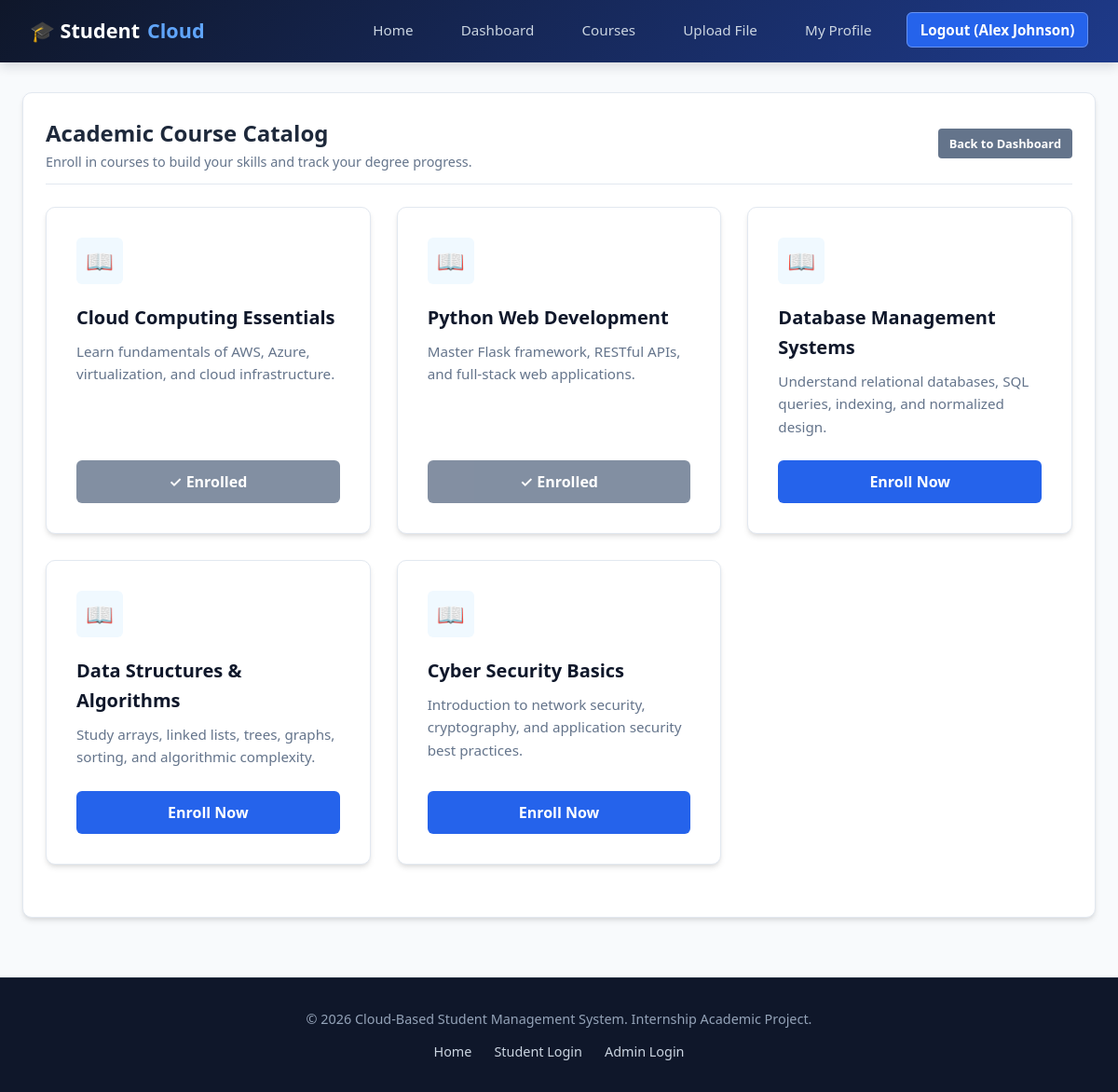
/courses (signed in), run on the app's committed database.
### tables this page shows
CREATE TABLE courses (
    id INTEGER PRIMARY KEY AUTOINCREMENT,
    course_name TEXT NOT NULL,
    course_description TEXT NOT NULL
);

### routes/student.py (the view)
    def wrapper(*args, **kwargs):
        if session.get('role') != 'student':
            flash('Access restricted. Please log in as a student.', 'warning')
            return redirect(url_for('auth.login'))
        return func(*args, **kwargs)

### database/models.py (called while the page is built)
def get_db_connection():
    conn = sqlite3.connect(DB_PATH)
    conn.row_factory = sqlite3.Row
    return conn

def get_all_courses():
    conn = get_db_connection()
    courses = conn.execute("SELECT * FROM courses ORDER BY id ASC").fetchall()
    conn.close()
    return courses

def get_enrolled_courses(student_id):
    conn = get_db_connection()
    query = """
        SELECT c.* FROM courses c
        JOIN student_courses sc ON c.id = sc.course_id
        WHERE sc.student_id = ?
    """
    courses = conn.execute(query, (student_id,)).fetchall()
    conn.close()
    return courses

### routes/student.py (called while the page is built)
def student_required(func):
    def wrapper(*args, **kwargs):
        if session.get('role') != 'student':
            flash('Access restricted. Please log in as a student.', 'warning')
            return redirect(url_for('auth.login'))
        return func(*args, **kwargs)
    wrapper.__name__ = func.__name__
    return wrapper

@student_bp.route('/courses')
@student_required
def courses():
    student_id = session.get('user_id')
    all_courses = get_all_courses()
    enrolled_courses = get_enrolled_courses(student_id)
    enrolled_ids = {c['id'] for c in enrolled_courses}
    return render_template(
        'courses.html',
        courses=all_courses,
        enrolled_ids=enrolled_ids
    )

### templates/courses.html (shortened to what this page needs)
{% extends "base.html" %}
{% block content %}
<div class="panel-card" style="margin-bottom: 2rem;">
    <div class="panel-header">
        <div>
            <h2>Academic Course Catalog</h2>
            <p style="color: var(--text-muted); font-size: 0.9rem;">Enroll in courses to build your skills and track your degree progress.</p>
        </div>
        <a href="{{ url_for('student.dashboard') }}" class="btn btn-secondary btn-sm">Back to Dashboard</a>
    </div>
    <div class="features-grid" style="margin-top: 1.5rem;">
        {% for course in courses %}
            <div class="feature-card" style="display: flex; flex-direction: column; justify-content: space-between;">
                <div>
                    <div class="feature-icon">📖</div>
                    <h3>{{ course['course_name'] }}</h3>
                    <p style="margin-bottom: 1.5rem;">{{ course['course_description'] }}</p>
                </div>
                <div>
                    {% if course['id'] in enrolled_ids %}
                        <button class="btn btn-secondary btn-block" disabled style="opacity: 0.8; cursor: default;">
                            ✓ Enrolled
                        </button>
                    {% else %}
                        <form action="{{ url_for('student.enroll', course_id=course['id']) }}" method="POST">
                            <button type="submit" class="btn btn-primary btn-block">
                                Enroll Now
                            </button>
                        </form>
                    {% endif %}
                </div>
            </div>
        {% endfor %}
    </div>
</div>
{% endblock %}

### templates/base.html (shortened to what this page needs)
<!DOCTYPE html>
<html lang="en">
<head>
    <link rel="stylesheet" href="{{ url_for('static', filename='css/style.css') }}">
    <link rel="stylesheet" href="{{ url_for('static', filename='css/dashboard.css') }}">
    <link rel="stylesheet" href="{{ url_for('static', filename='css/admin.css') }}">
</head>
<body>
    <nav class="navbar">
        <a href="{{ url_for('index') }}" class="navbar-brand">
            🎓 Student<span>Cloud</span>
        </a>
        <ul class="nav-menu">
            <li><a href="{{ url_for('index') }}" class="nav-link">Home</a></li>
            {% if session.get('role') == 'student' %}
                <li><a href="{{ url_for('student.dashboard') }}" class="nav-link">Dashboard</a></li>
                <li><a href="{{ url_for('student.courses') }}" class="nav-link">Courses</a></li>
                <li><a href="{{ url_for('student.upload') }}" class="nav-link">Upload File</a></li>
                <li><a href="{{ url_for('student.profile') }}" class="nav-link">My Profile</a></li>
                <li><a href="{{ url_for('auth.logout') }}" class="nav-link nav-btn nav-btn-outline">Logout ({{ session.get('user_name') }})</a></li>
            {% else %}
                <li><a href="{{ url_for('auth.login') }}" class="nav-link">Student Login</a></li>
                <li><a href="{{ url_for('auth.register') }}" class="nav-link nav-btn">Student Register</a></li>
                <li><a href="{{ url_for('auth.admin_login') }}" class="nav-link">Admin Login</a></li>
            {% endif %}
        </ul>
    </nav>
    <main class="main-container">
        {% block content %}{% endblock %}
    </main>
    <footer class="footer">
        <div class="footer-container">
            <p>&copy; 2026 Cloud-Based Student Management System. Internship Academic Project.</p>
            <div class="footer-links">
                <a href="{{ url_for('index') }}">Home</a>
                <a href="{{ url_for('auth.login') }}">Student Login</a>
                <a href="{{ url_for('auth.admin_login') }}">Admin Login</a>
            </div>
        </div>
    </footer>
</body>
</html>

### static/css/style.css (style rules this page uses)
:root { --primary-dark: #0f172a; --primary-blue: #1e3a8a; --accent-blue: #2563eb; --light-blue: #3b82f6; --bg-blue-light: #f0f9ff; --bg-gray: #f8fafc; --text-dark: #1e293b; --text-muted: #64748b; --text-light: #ffffff; --border-color: #e2e8f0; --card-shadow: 0 4px 6px -1px rgba(0, 0, 0, 0.1), 0 2px 4px -1px rgba(0, 0, 0, 0.06); --hover-shadow: 0 10px 15px -3px rgba(37, 99, 235, 0.15), 0 4px 6px -2px rgba(37, 99, 235, 0.05); --radius-sm: 6px; --radius-md: 10px; --radius-lg: 16px; --transition: all 0.25s ease-in-out; }
* { box-sizing: border-box; margin: 0; padding: 0; font-family: 'Segoe UI', system-ui, -apple-system, BlinkMacSystemFont, Roboto, sans-serif; }
body { background-color: var(--bg-gray); color: var(--text-dark); display: flex; flex-direction: column; min-height: 100vh; line-height: 1.6; }
.navbar { background: linear-gradient(135deg, var(--primary-dark) 0%, var(--primary-blue) 100%); color: var(--text-light); padding: 1rem 2rem; display: flex; justify-content: space-between; align-items: center; box-shadow: 0 4px 12px rgba(15, 23, 42, 0.15); position: sticky; top: 0; z-index: 1000; }
.navbar-brand { font-size: 1.35rem; font-weight: 700; color: var(--text-light); text-decoration: none; display: flex; align-items: center; gap: 0.5rem; }
.navbar-brand span { color: #60a5fa; }
.nav-menu { display: flex; align-items: center; list-style: none; gap: 1.5rem; }
.nav-link { color: #cbd5e1; text-decoration: none; font-weight: 500; font-size: 0.95rem; padding: 0.5rem 0.85rem; border-radius: var(--radius-sm); transition: var(--transition); }
.nav-btn { background-color: var(--accent-blue); color: var(--text-light) !important; font-weight: 600; }
.nav-btn-outline { border: 1px solid rgba(255, 255, 255, 0.3); color: var(--text-light) !important; }
.main-container { flex: 1; max-width: 1200px; width: 100%; margin: 2rem auto; padding: 0 1.5rem; }
.features-grid { display: grid; grid-template-columns: repeat(auto-fit, minmax(280px, 1fr)); gap: 1.75rem; margin: 2rem 0; }
.feature-card { background-color: #ffffff; border-radius: var(--radius-md); padding: 2rem; border: 1px solid var(--border-color); box-shadow: var(--card-shadow); transition: var(--transition); }
.feature-icon { width: 50px; height: 50px; background-color: var(--bg-blue-light); color: var(--accent-blue); border-radius: var(--radius-sm); display: flex; align-items: center; justify-content: center; font-size: 1.5rem; font-weight: bold; margin-bottom: 1.25rem; }
.feature-card h3 { color: var(--primary-dark); font-size: 1.25rem; margin-bottom: 0.5rem; }
.feature-card p { color: var(--text-muted); font-size: 0.95rem; }
.btn { display: inline-block; padding: 0.75rem 1.5rem; font-size: 1rem; font-weight: 600; border-radius: var(--radius-sm); text-decoration: none; cursor: pointer; border: none; transition: var(--transition); text-align: center; }
.btn-primary { background-color: var(--accent-blue); color: var(--text-light); }
.btn-secondary { background-color: #64748b; color: var(--text-light); }
.btn-block { width: 100%; }
.footer { background-color: var(--primary-dark); color: #94a3b8; padding: 2rem 0; text-align: center; font-size: 0.9rem; margin-top: auto; border-top: 1px solid #1e293b; }
.footer-container { max-width: 1200px; margin: 0 auto; padding: 0 1.5rem; }
.footer p { margin-bottom: 0.5rem; }
.footer-links { display: flex; justify-content: center; gap: 1.5rem; margin-top: 0.75rem; }
.footer-links a { color: #cbd5e1; text-decoration: none; }

### static/css/dashboard.css (style rules this page uses)
.panel-card { background: #ffffff; padding: 1.5rem; border-radius: var(--radius-md); border: 1px solid var(--border-color); box-shadow: var(--card-shadow); }
.panel-header { display: flex; justify-content: space-between; align-items: center; margin-bottom: 1.25rem; padding-bottom: 0.75rem; border-bottom: 1px solid var(--border-color); }

### static/css/admin.css (style rules this page uses)
.btn-sm { padding: 0.35rem 0.75rem; font-size: 0.8rem; border-radius: 4px; }

### data on the page
courses: course_name "Cloud Computing Essentials", course_description "Learn fundamentals of AWS, Azure, virtualization, and cloud infrastructure.", shows "✓ Enrolled"
courses: course_name "Python Web Development", course_description "Master Flask framework, RESTful APIs, and full-stack web applications.", shows "✓ Enrolled"
courses: course_name "Database Management Systems", course_description "Understand relational databases, SQL queries, indexing, and normalized design."
courses: course_name "Data Structures & Algorithms", course_description "Study arrays, linked lists, trees, graphs, sorting, and algorithmic complexity."
courses: course_name "Cyber Security Basics", course_description "Introduction to network security, cryptography, and application security best practices."

### other printed values
{{ session.get('user_name') }} "Alex Johnson"
